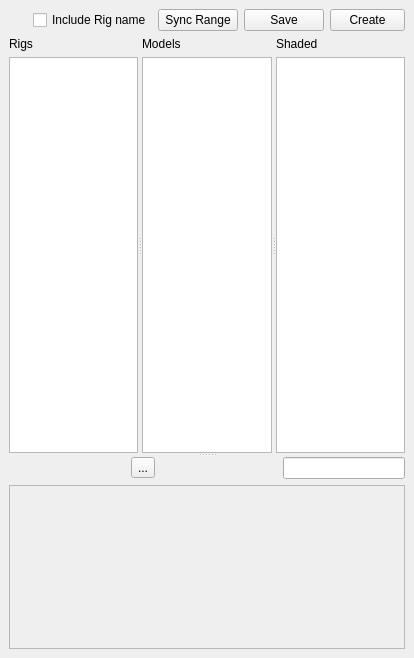
<?xml version="1.0" encoding="UTF-8"?>
<ui version="4.0">
 <class>DockWidget</class>
 <widget class="QDockWidget" name="DockWidget">
  <property name="geometry">
   <rect>
    <x>0</x>
    <y>0</y>
    <width>414</width>
    <height>658</height>
   </rect>
  </property>
  <property name="windowTitle">
   <string>DockWidget</string>
  </property>
  <widget class="QWidget" name="dockWidgetContents">
   <layout class="QVBoxLayout" name="mainLayout">
    <item>
     <layout class="QHBoxLayout" name="horizontalLayout">
      <item>
       <spacer name="horizontalSpacer">
        <property name="orientation">
         <enum>Qt::Horizontal</enum>
        </property>
        <property name="sizeHint" stdset="0">
         <size>
          <width>40</width>
          <height>20</height>
         </size>
        </property>
       </spacer>
      </item>
      <item>
       <widget class="QCheckBox" name="includeButton">
        <property name="toolTip">
         <string>Include Rig name while creating names for Cache files</string>
        </property>
        <property name="text">
         <string>Include Rig name</string>
        </property>
       </widget>
      </item>
      <item>
       <widget class="QPushButton" name="syncRangeButton">
        <property name="toolTip">
         <string>Sync the Frame Range with TACTIC</string>
        </property>
        <property name="text">
         <string>Sync Range</string>
        </property>
       </widget>
      </item>
      <item>
       <widget class="QPushButton" name="saveButton">
        <property name="toolTip">
         <string>Save current scene to selected Sequence</string>
        </property>
        <property name="text">
         <string>Save</string>
        </property>
       </widget>
      </item>
      <item>
       <widget class="QPushButton" name="createButton">
        <property name="minimumSize">
         <size>
          <width>75</width>
          <height>0</height>
         </size>
        </property>
        <property name="toolTip">
         <string>Create cameras  and reference assets for selected shots</string>
        </property>
        <property name="styleSheet">
         <string notr="true"/>
        </property>
        <property name="text">
         <string>Create</string>
        </property>
       </widget>
      </item>
     </layout>
    </item>
    <item>
     <widget class="QSplitter" name="splitter_2">
      <property name="orientation">
       <enum>Qt::Vertical</enum>
      </property>
      <widget class="QSplitter" name="splitter">
       <property name="sizePolicy">
        <sizepolicy hsizetype="Preferred" vsizetype="Minimum">
         <horstretch>0</horstretch>
         <verstretch>0</verstretch>
        </sizepolicy>
       </property>
       <property name="orientation">
        <enum>Qt::Horizontal</enum>
       </property>
       <widget class="QWidget" name="layoutWidget">
        <layout class="QVBoxLayout" name="verticalLayout_5">
         <item>
          <widget class="QLabel" name="label">
           <property name="sizePolicy">
            <sizepolicy hsizetype="Preferred" vsizetype="Fixed">
             <horstretch>0</horstretch>
             <verstretch>0</verstretch>
            </sizepolicy>
           </property>
           <property name="text">
            <string>Rigs</string>
           </property>
          </widget>
         </item>
         <item>
          <widget class="QListWidget" name="rigBox">
           <property name="sizePolicy">
            <sizepolicy hsizetype="Expanding" vsizetype="Minimum">
             <horstretch>0</horstretch>
             <verstretch>0</verstretch>
            </sizepolicy>
           </property>
           <property name="focusPolicy">
            <enum>Qt::NoFocus</enum>
           </property>
           <property name="selectionMode">
            <enum>QAbstractItemView::ExtendedSelection</enum>
           </property>
          </widget>
         </item>
        </layout>
       </widget>
       <widget class="QWidget" name="verticalLayoutWidget">
        <layout class="QVBoxLayout" name="verticalLayout_4">
         <item>
          <widget class="QLabel" name="label_2">
           <property name="sizePolicy">
            <sizepolicy hsizetype="Preferred" vsizetype="Fixed">
             <horstretch>0</horstretch>
             <verstretch>0</verstretch>
            </sizepolicy>
           </property>
           <property name="text">
            <string>Models</string>
           </property>
          </widget>
         </item>
         <item>
          <widget class="QListWidget" name="modelBox">
           <property name="sizePolicy">
            <sizepolicy hsizetype="Expanding" vsizetype="Minimum">
             <horstretch>0</horstretch>
             <verstretch>0</verstretch>
            </sizepolicy>
           </property>
           <property name="focusPolicy">
            <enum>Qt::NoFocus</enum>
           </property>
           <property name="selectionMode">
            <enum>QAbstractItemView::ExtendedSelection</enum>
           </property>
          </widget>
         </item>
        </layout>
       </widget>
       <widget class="QWidget" name="verticalLayoutWidget_2">
        <layout class="QVBoxLayout" name="verticalLayout_6">
         <item>
          <widget class="QLabel" name="label_3">
           <property name="text">
            <string>Shaded</string>
           </property>
          </widget>
         </item>
         <item>
          <widget class="QListWidget" name="shadedBox">
           <property name="focusPolicy">
            <enum>Qt::NoFocus</enum>
           </property>
           <property name="selectionMode">
            <enum>QAbstractItemView::ExtendedSelection</enum>
           </property>
          </widget>
         </item>
        </layout>
       </widget>
      </widget>
      <widget class="QWidget" name="layoutWidget">
       <layout class="QVBoxLayout" name="verticalLayout">
        <item>
         <layout class="QHBoxLayout" name="searchLayout">
          <item>
           <spacer name="horizontalSpacer_2">
            <property name="orientation">
             <enum>Qt::Horizontal</enum>
            </property>
            <property name="sizeHint" stdset="0">
             <size>
              <width>40</width>
              <height>20</height>
             </size>
            </property>
           </spacer>
          </item>
          <item>
           <widget class="QToolButton" name="toggleCollapseButton">
            <property name="toolTip">
             <string>Toggle shot collapse</string>
            </property>
            <property name="text">
             <string>...</string>
            </property>
           </widget>
          </item>
          <item>
           <spacer name="horizontalSpacer_3">
            <property name="orientation">
             <enum>Qt::Horizontal</enum>
            </property>
            <property name="sizeHint" stdset="0">
             <size>
              <width>40</width>
              <height>20</height>
             </size>
            </property>
           </spacer>
          </item>
          <item>
           <widget class="QLineEdit" name="searchBox">
            <property name="toolTip">
             <string>Search shots</string>
            </property>
            <property name="styleSheet">
             <string notr="true"/>
            </property>
           </widget>
          </item>
         </layout>
        </item>
        <item>
         <widget class="QScrollArea" name="scrollArea">
          <property name="focusPolicy">
           <enum>Qt::NoFocus</enum>
          </property>
          <property name="widgetResizable">
           <bool>true</bool>
          </property>
          <widget class="QWidget" name="scrollAreaWidgetContents">
           <property name="geometry">
            <rect>
             <x>0</x>
             <y>0</y>
             <width>392</width>
             <height>155</height>
            </rect>
           </property>
           <layout class="QVBoxLayout" name="verticalLayout_2">
            <property name="spacing">
             <number>0</number>
            </property>
            <property name="margin">
             <number>2</number>
            </property>
            <item>
             <layout class="QVBoxLayout" name="itemsLayout">
              <property name="spacing">
               <number>0</number>
              </property>
             </layout>
            </item>
            <item>
             <layout class="QVBoxLayout" name="verticalLayout_3">
              <item>
               <spacer name="verticalSpacer">
                <property name="orientation">
                 <enum>Qt::Vertical</enum>
                </property>
                <property name="sizeHint" stdset="0">
                 <size>
                  <width>20</width>
                  <height>40</height>
                 </size>
                </property>
               </spacer>
              </item>
             </layout>
            </item>
           </layout>
          </widget>
         </widget>
        </item>
       </layout>
      </widget>
     </widget>
    </item>
   </layout>
  </widget>
 </widget>
 <resources/>
 <connections/>
</ui>
